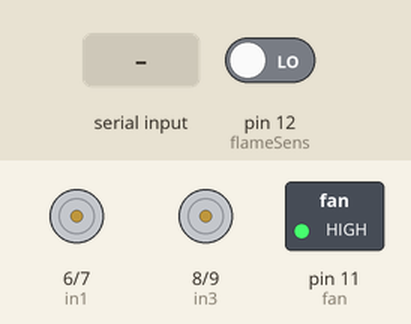
Simulated run of this sketch. Board: Arduino Uno, built with avr-gcc and run on an emulated ATmega328P. Parts: motor-driver pin pairs drawn as motors (green arrow = first pin HIGH = forward, orange = second pin HIGH = backward, longer = more drive), switched loads named in the sketch (green lamp = pin HIGH). The inputs (shaded band) are chosen by the test bench; at power-on: pin 12 (flameSens) LOW.

Above: at 1.2 s.
1.3 s: pin 12 (flameSens) driven HIGH
At 2.5 s:
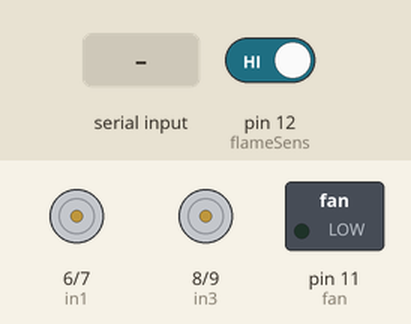
2.8 s: "a" received over the second serial link
At 3.8 s:
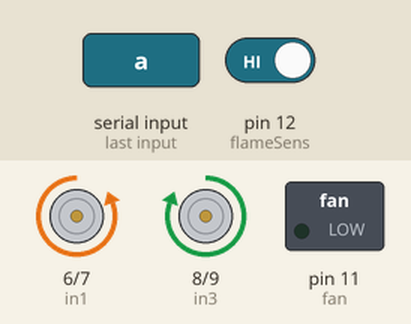
4.3 s: "s" received over the second serial link
At 5.0 s:
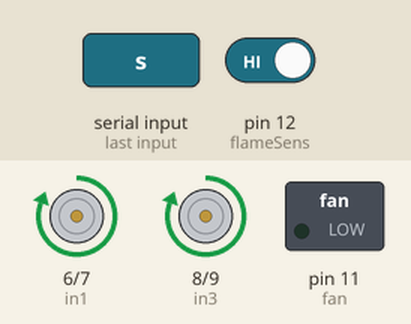
5.8 s: "d" received over the second serial link
At 6.2 s:
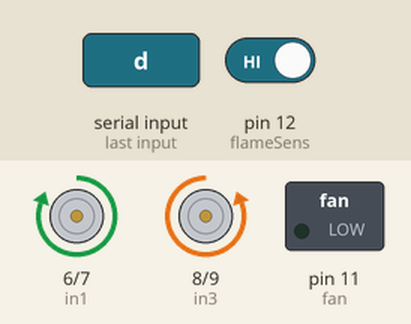
7.3 s: "w" received over the second serial link
At 8.5 s:
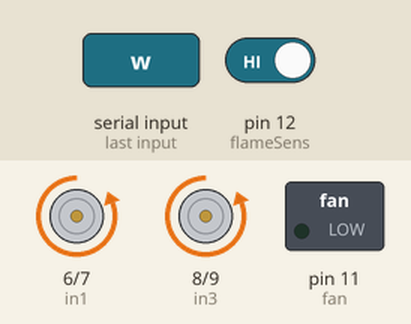
8.8 s: "b" received over the second serial link
At 9.7 s:
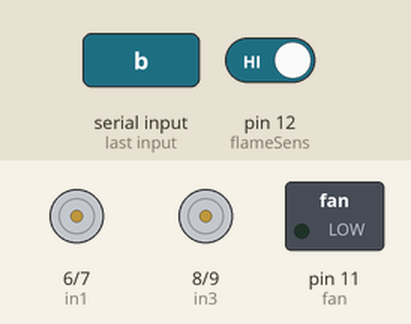
Timing chart, 0 to 11.3 s (numbered marks = the images above; inputs shaded):
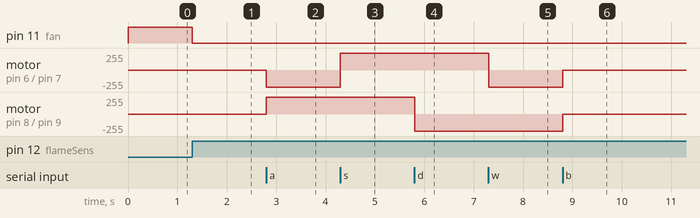

The sketch:

flame_sensor_module.ino
```cpp
#include <SoftwareSerial.h> // softwareSerial Library


SoftwareSerial BT(2, 3); // bluetooth object
// Connect the HC-05 TX to Arduino pin 2 RX.
// Connect the HC-05 RX to Arduino pin 3 TX through a voltage divider.

/** input/output pins initialize **/
char data = ' '; // char from terminal
int in1 = 6;  // motorA D6 pin
int in2 = 7;  // motorA D7 pin
int in3 = 8;  // motorB D8 pin
int in4 = 9;  // motorB D9 pin
int fan = 11; // Fan D11 pin
int flameSens = 12; // Flame Sensor D12 pin\

/** data val initialize **/
int detect;
int state;

/** Setup **/
void setup()
{
    Serial.begin(9600); // Serial bit rate initialize
    pinMode(in1, OUTPUT); // set D6 as Output
    pinMode(in2, OUTPUT);// set D7as Output
    pinMode(in3, OUTPUT);// set D8as Output
    pinMode(in4, OUTPUT);// set D9as Output
    pinMode(flameSens, INPUT); // set D10 as Input
    pinMode(fan, OUTPUT);// set D11 as output
    BT.begin(9600);   // HC-05 default serial speed for communcation mode is 9600
}
 /** infinite Loop **/
void loop()
{
  /** Get Data **/
    data = BT.read(); // get commend from bluetooth
    detect = digitalRead(flameSens); // get state from flame sensor

    /** if no fire detection **/
    if(detect==1){
      digitalWrite(fan,LOW); // keep fan off

      /** go left **/
      if(data=='a'){
        digitalWrite(in1, LOW);
        digitalWrite(in2, HIGH);
        digitalWrite(in3, HIGH);
        digitalWrite(in4, LOW);
        state = data;
      }
      /** go down **/
      else if(data=='s'){
        digitalWrite(in1, HIGH);
        digitalWrite(in2, LOW);
        digitalWrite(in3, HIGH);
        digitalWrite(in4, LOW);
        state = data;
      }
    /** go right **/
      else if(data=='d'){
        digitalWrite(in1, HIGH);
        digitalWrite(in2, LOW);
        digitalWrite(in3, LOW);
        digitalWrite(in4, HIGH);
        state = data;
      }
      /** go up **/
      else if(data=='w'){
        digitalWrite(in1, LOW);
        digitalWrite(in2, HIGH);
        digitalWrite(in3, LOW);
        digitalWrite(in4, HIGH);
        state = data;
      }
      /** brake **/
      else if(data =='b'){
        digitalWrite(in1, LOW);
        digitalWrite(in2, LOW);
        digitalWrite(in3, LOW);
        digitalWrite(in4, LOW);
        state = data;
      }
    }
   /** if fire detected **/
   /** motors off and turn on fan **/
    else if(detect==0){
        digitalWrite(in1, LOW);
        digitalWrite(in2, LOW);
        digitalWrite(in3, LOW);
        digitalWrite(in4, LOW);
        digitalWrite(fan,HIGH);
      }

    delay(50);
}
```

Measured:
- after the input at 1.3 s, pin 11 (fan): HIGH → LOW at once
- after the input at 2.8 s, motor on pin 6 (in1) / pin 7 (in2): stopped → backward 255/255 at once; motor on pin 8 (in3) / pin 9 (in4): stopped → forward 255/255 at once
- after the input at 4.3 s, motor on pin 6 (in1) / pin 7 (in2): backward 255/255 → forward 255/255 at once
- after the input at 5.8 s, motor on pin 8 (in3) / pin 9 (in4): forward 255/255 → backward 255/255 at once
- after the input at 7.3 s, motor on pin 6 (in1) / pin 7 (in2): forward 255/255 → backward 255/255 at once
- after the input at 8.8 s, motor on pin 6 (in1) / pin 7 (in2), motor on pin 8 (in3) / pin 9 (in4): backward 255/255 → stopped at once
